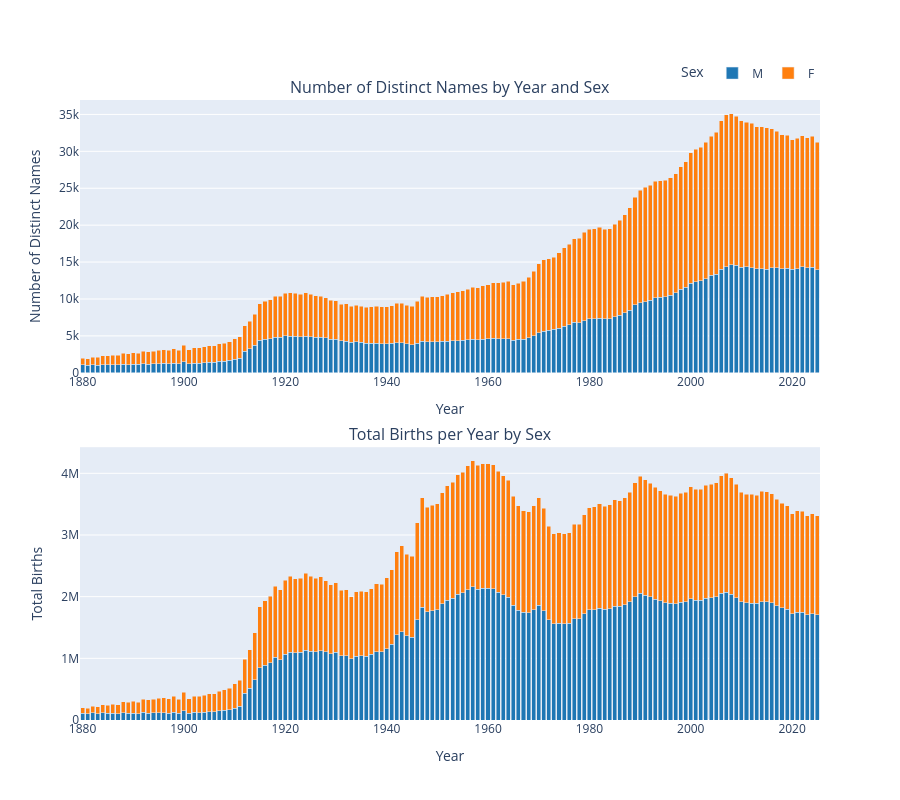

The cell this chart's notebook holds for it:
### Markdown cell above
Observations

- Name variability has increased over time for both sexes. This is strongly correlated with a rise in births 
- Name variability was fairly low prior to 1960; diversification accelerated in the following decades for both sexes
- Name variability has a strong correlation with the number of births. The relationship can vary over time and is likely influenced by cultural and immigration trends.

### Code cell
# Use the function to create the visualization
fig = plot_names_and_births_by_year(name_data, height=800)
fig.show()

### Figure 1 — Plotly figure (JSON) as saved in the notebook; plotly's stock layout.template omitted (floating-point values rounded to 4 significant figures; data arrays with more than 128 entries replaced by an {"elided": "..."} marker saying what was removed)
{"data": [{"legendgroup": "M", "marker": {"color": "#1f77b4"}, "name": "M", "offsetgroup": "0", "showlegend": true, "type": "bar", "x": {"elided": "146 int values"}, "xaxis": "x", "y": {"elided": "146 int values"}, "yaxis": "y"}, {"legendgroup": "F", "marker": {"color": "#ff7f0e"}, "name": "F", "offsetgroup": "1", "showlegend": true, "type": "bar", "x": {"elided": "146 int values"}, "xaxis": "x", "y": {"elided": "146 int values"}, "yaxis": "y"}, {"legendgroup": "M", "marker": {"color": "#1f77b4"}, "name": "M", "showlegend": false, "type": "bar", "x": {"elided": "146 int values"}, "xaxis": "x2", "y": {"elided": "146 int values"}, "yaxis": "y2"}, {"legendgroup": "F", "marker": {"color": "#ff7f0e"}, "name": "F", "showlegend": false, "type": "bar", "x": {"elided": "146 int values"}, "xaxis": "x2", "y": {"elided": "146 int values"}, "yaxis": "y2"}], "layout": {"annotations": [{"font": {"size": 16}, "showarrow": false, "text": "Number of Distinct Names by Year and Sex", "x": 0.5, "xanchor": "center", "xref": "paper", "y": 1, "yanchor": "bottom", "yref": "paper"}, {"font": {"size": 16}, "showarrow": false, "text": "Total Births per Year by Sex", "x": 0.5, "xanchor": "center", "xref": "paper", "y": 0.44, "yanchor": "bottom", "yref": "paper"}], "barmode": "stack", "height": 800, "hovermode": "x unified", "legend": {"orientation": "h", "title": {"text": "Sex"}, "x": 1, "xanchor": "right", "y": 1.02, "yanchor": "bottom"}, "xaxis": {"anchor": "y", "domain": [0, 1], "title": {"text": "Year"}}, "xaxis2": {"anchor": "y2", "domain": [0, 1], "title": {"text": "Year"}}, "yaxis": {"anchor": "x", "domain": [0.56, 1], "title": {"text": "Number of Distinct Names"}}, "yaxis2": {"anchor": "x2", "domain": [0, 0.44], "title": {"text": "Total Births"}}}}
